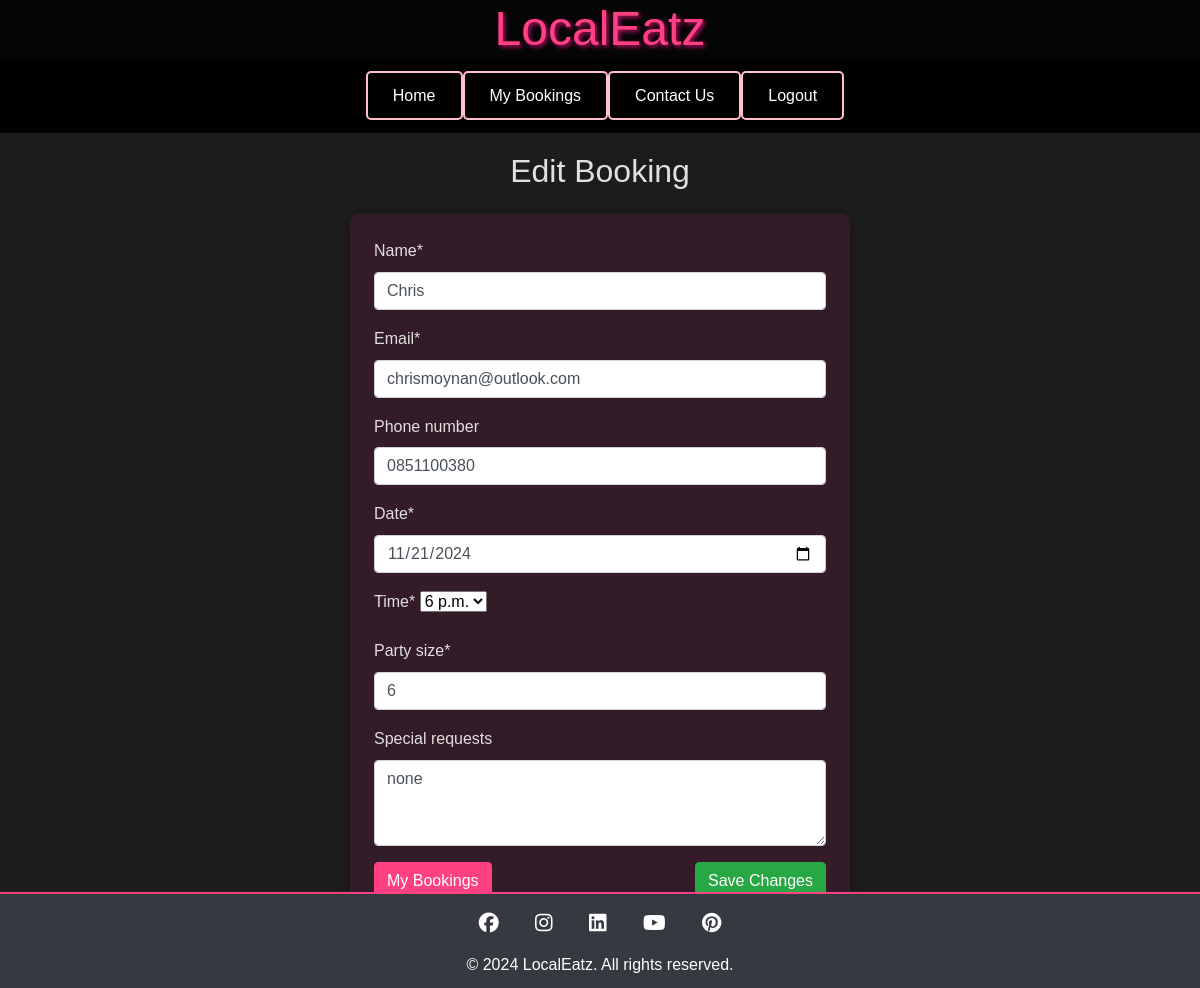
/restaurants/booking/40/edit/ (signed in), run on the app's committed database.
### restaurants/models.py (models this page shows, shortened)
class Booking(models.Model):
    user = models.ForeignKey(User, on_delete=models.SET_NULL, null=True)
    restaurant = models.ForeignKey(Restaurant, on_delete=models.CASCADE)
    name = models.CharField(max_length=100)
    email = models.EmailField()
    phone_number = models.CharField(max_length=15, blank=True)
    date = models.DateField()
    time = models.TimeField()
    party_size = models.PositiveIntegerField()
    special_requests = models.TextField(blank=True, null=True)
    created_at = models.DateTimeField(auto_now_add=True)
    updated_at = models.DateTimeField(auto_now=True)

### restaurants/views.py (the view)
@login_required
def edit_booking(request, booking_id):
    booking = get_object_or_404(Booking, pk=booking_id, user=request.user)
    restaurant = booking.restaurant
    current_datetime = datetime.datetime.now()
    available_time_slots = [
        slot for slot in [datetime.time(hour) for hour in range(12, 22)]
        if (Booking.objects.filter(
         restaurant=restaurant,
         date=request.POST.get('date'),
         time=slot
        ).count() < restaurant.max_tables)
    ]
    if request.method == "POST":
        form = BookingForm(request.POST, instance=booking,
                           available_time_slots=available_time_slots)
        if form.is_valid():
            booking = form.save(commit=False)
            booking.restaurant = restaurant
            booking.user = request.user
            booking_datetime = datetime.datetime.combine(booking.date,
                                                         booking.time)
            if booking_datetime < current_datetime:
                messages.error(request,
                               "You cannot book a table in the past.")
            else:
                existing_bookings = Booking.objects.filter(
                    restaurant=restaurant, date=booking.date, time=booking.time
                ).count()
                if existing_bookings < restaurant.max_tables:
                    booking.save()
                    messages.success(request,
                                     "Your booking was successfully updated!")
                    booking_details = {
                     'user': request.user,
                     'booking': booking
                    }
                    subject = 'Booking Update'
                    html_message = render_to_string(
                     'emails/booking_update.html', booking_details,
                    )
                    plain_message = strip_tags(html_message)
                    send_mail(subject, plain_message,
                              settings.DEFAULT_FROM_EMAIL,
                              [request.user.email], html_message=html_message)
                    return redirect('my_bookings')
                else:
                    messages.error(
                        request,
                        "The restaurant is fully booked at this time."
                    )
        else:
            messages.error(request,
                           "There was an issue with your form. \
                            Please check the details and try again.")
    else:
        form = BookingForm(instance=booking,
                           available_time_slots=available_time_slots)
    return render(request, 'restaurants/edit_booking.html',
                  {'form': form, 'restaurant': restaurant, 'booking': booking})

### restaurants/forms.py (shortened to what this page needs)
class BookingForm(forms.ModelForm):
    def __init__(self, *args, available_time_slots=None, **kwargs):
        super().__init__(*args, **kwargs)
        if available_time_slots is not None:
            self.fields['time'].widget = forms.Select(
             choices=[(slot, slot) for slot in available_time_slots]
            )
        self.fields['party_size'].validators.extend([
            MinValueValidator(
             1, message="The party size must be at least 1 person."
            ),
            MaxValueValidator(
             10, message="The party size cannot exceed 10 people."
            )
        ])
    class Meta:
        model = Booking
        fields = ['name', 'email', 'phone_number', 'date', 'time',
                  'party_size', 'special_requests']
        widgets = {
            'date': forms.DateInput(attrs={'type': 'date'}),
            'special_requests': forms.Textarea(attrs={'rows': 3}),
        }

### restaurants/templates/restaurants/edit_booking.html (shortened to what this page needs)
{% extends 'base.html' %}
{% load crispy_forms_tags %}
{% block content %}
<div class="container mt-4">
    <h2 class="text-center mb-4">Edit Booking</h2>
    <div class="form-container p-4" style="max-width: 500px; margin: 0 auto;">
        <form method="POST">
            {{ form|crispy }}
            <div class="d-flex justify-content-between mt-3">
                <a href="{% url 'my_bookings' %}" class="btn btn-primary">My Bookings</a>
                <button type="submit" class="btn btn-success">Save Changes</button>
            </div>
        </form>
    </div>
</div>
{% endblock %}

### static/css/base.css (style rules this page uses)
* { margin: 0; padding: 0; box-sizing: border-box; }
body { font-family: 'Arial', sans-serif; background: #1c1c1c; color: #e0e0e0; line-height: 1.6; padding: 0; margin: 0; }
.form-container { background: rgba(255, 20, 147, 0.1); border-radius: 8px; padding: 2rem; margin-bottom: 1.5rem; box-shadow: 0 6px 12px rgba(0, 0, 0, 0.2); transition: background 0.3s ease, transform 0.3s ease; }
.btn-primary { background-color: #ff4081; color: #fff; border-radius: 4px; border-color: #ff4081; }

### data on the page
Booking: name "Chris", email "chrismoynan@outlook.com", phone_number "0851100380", date "11/21/2024", time "6 p.m.", party_size "6", special_requests "none"
